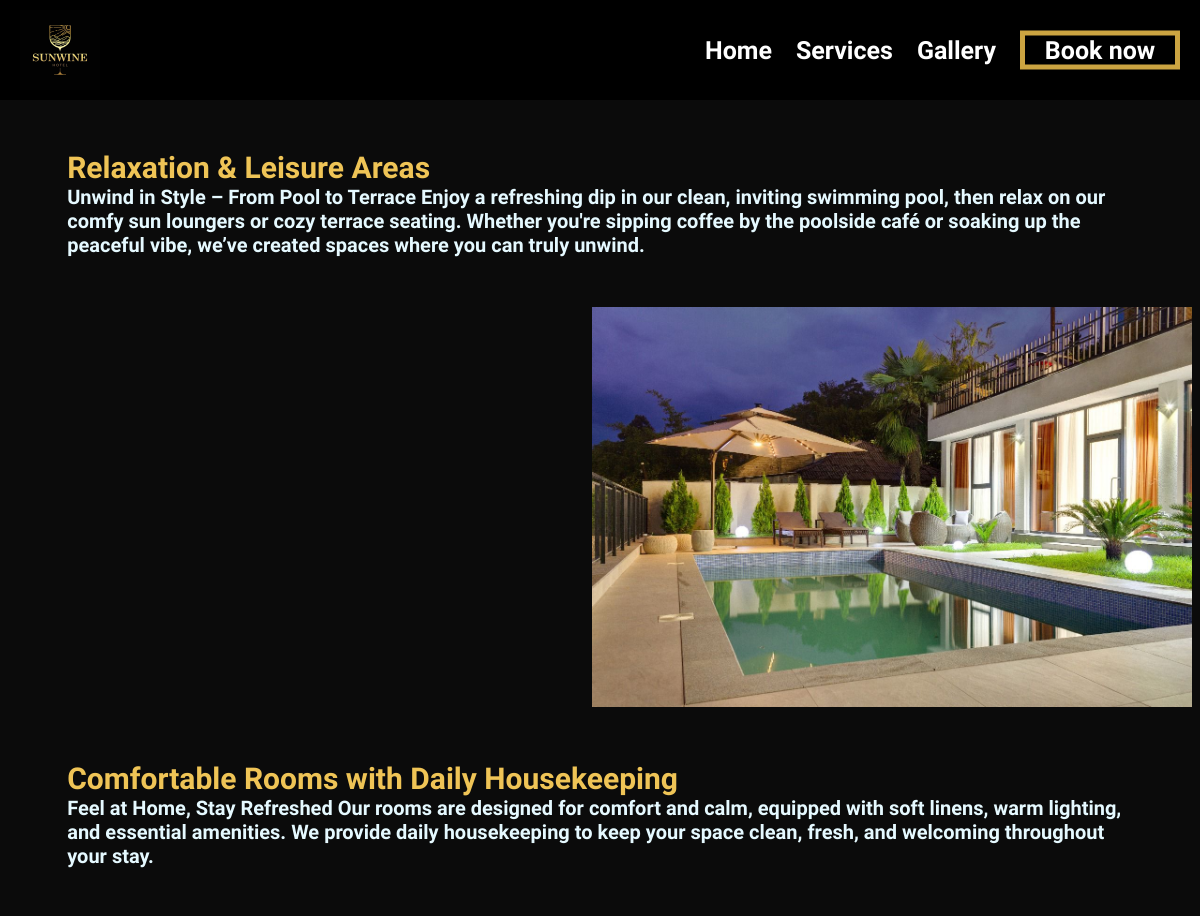
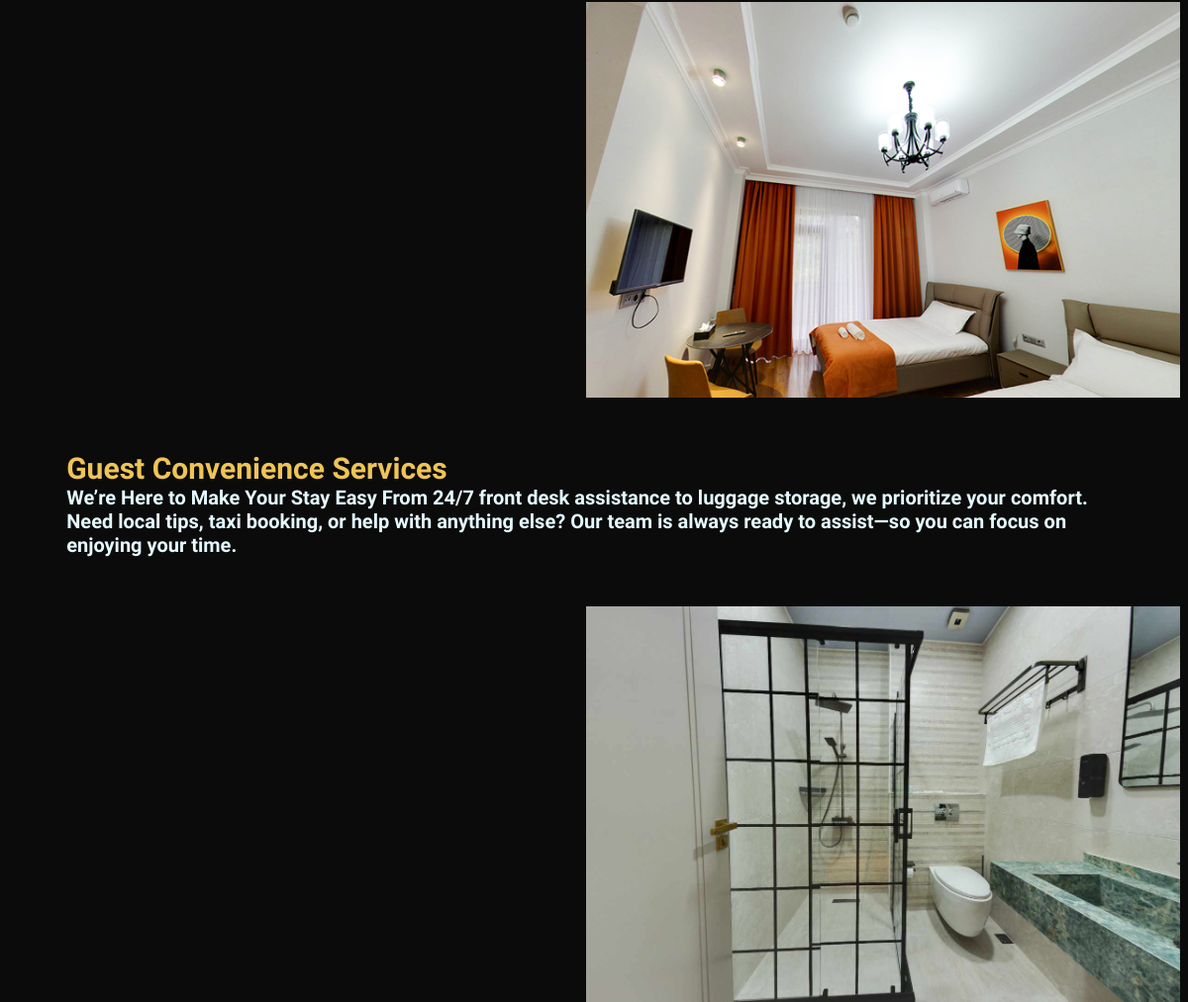
/services/ (upper part), run on an earlier commit of the app's database (2 pictures, top to bottom).
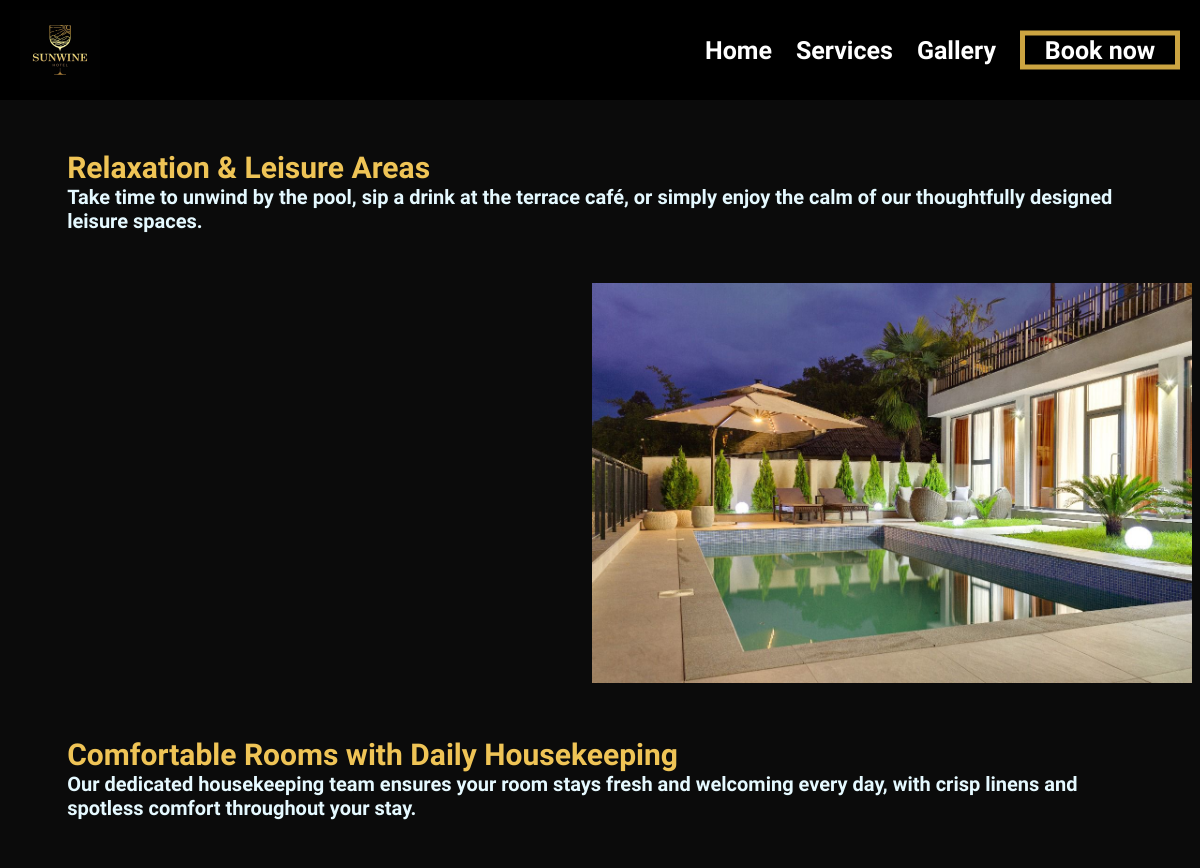
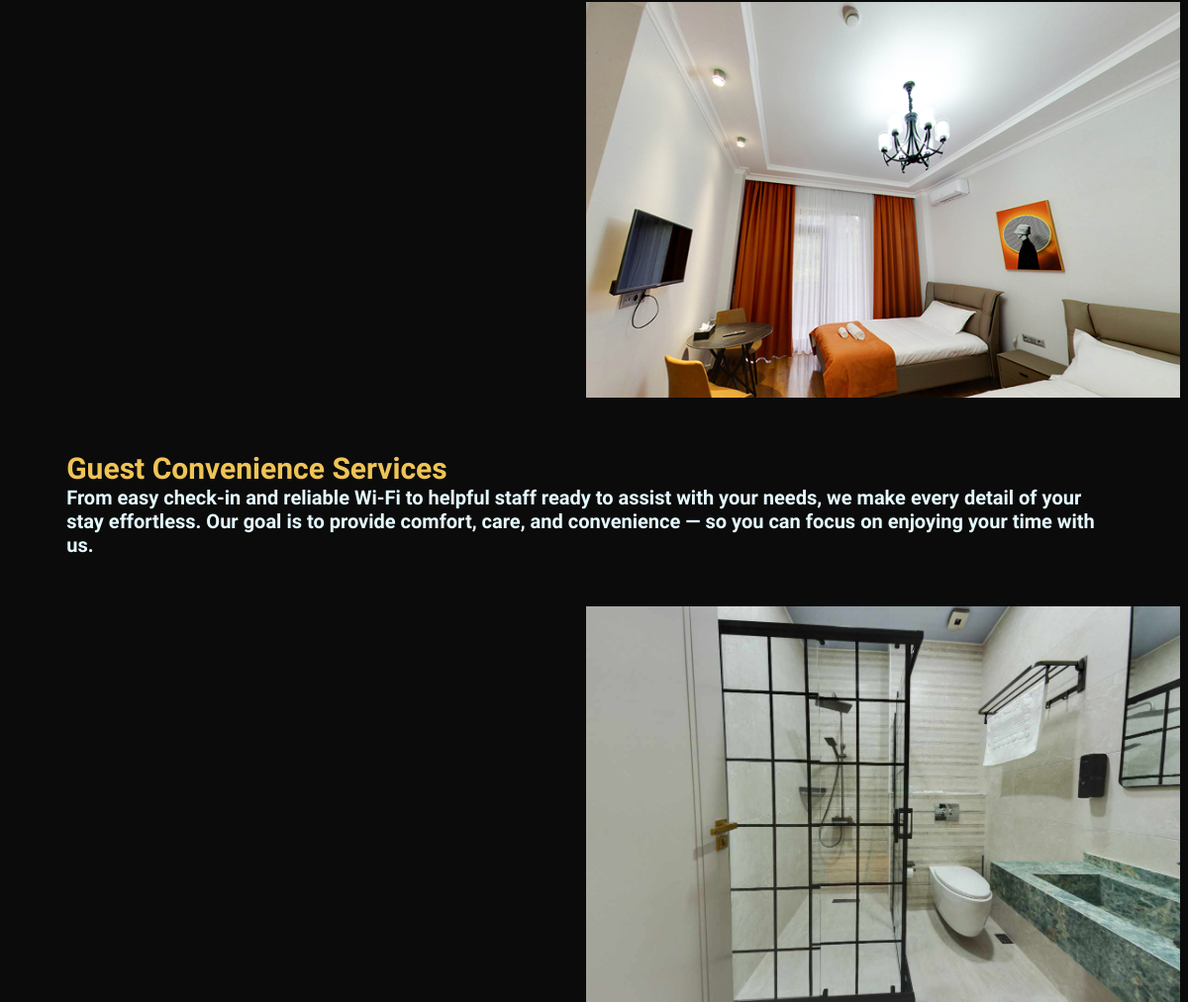
And on a later commit of the database (2 pictures, top to bottom).
### SunWineapp/models.py (models this page shows, shortened)
class Services(models.Model):
    service_title = models.CharField(max_length=300)
    service_description = models.CharField(max_length=800)
    service_image = models.ImageField(upload_to='pics/')

### SunWineapp/views.py (the view)
# urls.py: path('services/', views.services, name="services"),
def services(request):
    return render(request, "services.html", {
        "contacts": Contact.objects.first(),
        "service1": Services.objects.all().get(service_title="Relaxation & Leisure Areas"),
        "service2": Services.objects.all().get(service_title="Comfortable Rooms with Daily Housekeeping"),
        "service3": Services.objects.all().get(service_title="Guest Convenience Services"),
    })

### SunWineapp/templates/services.html (shortened to what this page needs)
{% extends 'layout.html' %}
{% load static %}
{% block head %}
    <link rel="stylesheet" type="text/css" href="{% static 'css/services.css' %}" />
{% endblock %}
{% block body %}
    <div class="service-div">
        <h1 class="service-title">{{ service1.service_title }}</h1>
        <h1 class="service-description">{{ service1.service_description }}</h1>
        <img src="{{ service1.service_image.url }}" alt="" class="service-image">
    </div>
    <div class="service-div">
        <h1 class="service-title">{{ service2.service_title }}</h1>
        <h1 class="service-description">{{ service2.service_description }}</h1>
        <img src="{{ service2.service_image.url }}" alt="" class="service-image">
    </div>
    <div class="service-div">
        <h1 class="service-title">{{ service3.service_title }}</h1>
        <h1 class="service-description">{{ service3.service_description }}</h1>
        <img src="{{ service3.service_image.url }}" alt="" class="service-image">
    </div>
    <br>
    <br>
    <br>
{% endblock %}

### SunWineapp/templates/layout.html (shortened to what this page needs)
{% load static %}
<!DOCTYPE html>
<html lang="en">
<head>
    <link href="https://api.mapbox.com/mapbox-gl-js/v2.15.0/mapbox-gl.css" rel="stylesheet" />
    <link rel="stylesheet" type="text/css" href="{% static 'css/layout.css' %}" />
    {% block head %}{% endblock %}
</head>
<body onload="window.scrollTo(0, 0)">
    <nav class="navbar" id="navbar" role="navigation" aria-label="Main menu">
        <a href="{% url 'index' %}" class="navbar-img-link" aria-label="SunWine Hotel Home">
            <img src="{% static 'pics/logo.jpg' %}" alt="SunWine Hotel Logo" class="navbar-img" />
        </a>
        <div class="navbar-navs">
            <a href="{% url 'index' %}" class="navbar-nav">Home</a>
            <a href="{% url 'services' %}" class="navbar-nav">Services</a>
            <a href="{% url 'gallery' %}" class="navbar-nav">Gallery</a>
            <a href="{% url 'booking' %}" class="navbar-nav navbar-button" style="color: white; text-decoration: none;">Book now</a>
        </div>
    </nav>
    <main role="main">
        {% block body %}
        {% endblock %}
    </main>
</body>
</html>

### SunWineapp/static/css/layout.css (style rules this page uses)
body { background-color: #0B0B0B; }
.navbar { position: fixed; top: 0; left: 0; width: 100vw; height: 100px; z-index: 1000; background-color: black; }
.navbar-img { position: absolute; top: 50%; transform: translateY(-50%); left: 20px; width: 80px; height: 80px; }
.navbar-navs { position: absolute; top: 50%; right: 20px; transform: translateY(-50%); width: max-content; height: max-content; }
.navbar-nav { position: relative; top: 0; left: 0; width: max-content; height: max-content; font-size: 25px; font-family: "Itim"; font-weight: bold; color: white; display: inline-block; margin-left: 20px; text-decoration: none; }
.navbar-button { position: relative; top: 0; left: 0; width: 150px; height: max-content; background-color: black; border: solid 5px #CBA441; color: white; text-align: center; text-decoration: none; }

### SunWineapp/static/css/services.css (style rules this page uses)
.service-div { position: relative; top: 100px; left: 0; width: 100%; height: max-content; margin-top: 50px; }
.service-title { position: relative; top: 0; left: 5%; width: 90%; height: max-content; font-size: 30px; font-family: "Aleo"; font-weight: bold; color: #EFC456; padding: 0; margin: 0; }
.service-description { position: relative; top: 0; left: 5%; width: 90%; height: max-content; font-size: 20px; font-family: "Itim"; font-weight: bold; color: #E5F9FF; padding: 0; margin: 0; }
.service-image { position: relative; top: 0; left: calc(100% - 600px); width: 600px; height: 400px; margin-top: 50px; background-color: #E5F9FF; object-fit: cover; }

What changed in the data, as far as the page shows it:
changed Services "Relaxation & Leisure Areas": service_description "Unwind in Style – From Pool to Terrace Enjoy a refreshing dip in our clean, inviting swimming pool, then relax on our comfy sun loungers or cozy terrace seating. Whether you're sipping coffee by the poolside café or soaking up the peaceful vibe, we’ve created spaces where you can truly unwind." → "Take time to unwind by the pool, sip a drink at the terrace café, or simply enjoy the calm of our thoughtfully designed leisure spaces."
changed Services "Comfortable Rooms with Daily Housekeeping": service_description "Feel at Home, Stay Refreshed Our rooms are designed for comfort and calm, equipped with soft linens, warm lighting, and essential amenities. We provide daily housekeeping to keep your space clean, fresh, and welcoming throughout your stay." → "Our dedicated housekeeping team ensures your room stays fresh and welcoming every day, with crisp linens and spotless comfort throughout your stay."
changed Services "Guest Convenience Services": service_description "We’re Here to Make Your Stay Easy From 24/7 front desk assistance to luggage storage, we prioritize your comfort. Need local tips, taxi booking, or help with anything else? Our team is always ready to assist—so you can focus on enjoying your time." → "From easy check‑in and reliable Wi‑Fi to helpful staff ready to assist with your needs, we make every detail of your stay effortless. Our goal is to provide comfort, care, and convenience — so you can focus on enjoying your time with us."
